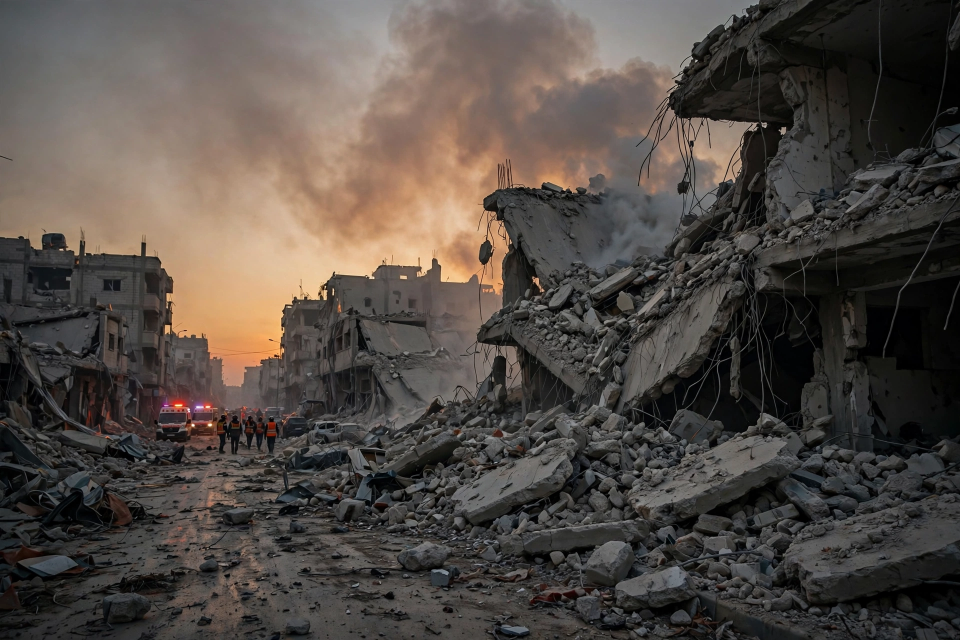
#> input picture panels/gaza.webp, 1920 x 1280 px (shown at 1/2 size)
$ python build_image.py
#> lines starting #> are read from the running program, lines starting #| are printed output that depends on the picture
#!/usr/bin/env python3
"""Compose the 24 November 2026 one-image front page.

Reads the five text-free panel pictures from ``panels/`` next to this file,
lays them out as a newspaper front page (masthead, two wide stories on top,
three stories below, source line at the bottom) and writes ``entry.png``
beside this file.

Run it from anywhere; it always resolves paths relative to this file.
Re-running it reproduces the same picture.
"""

from __future__ import annotations

import os
from pathlib import Path

from PIL import Image, ImageDraw, ImageFont

HERE = Path(__file__).resolve().parent
PANELS_DIR = HERE / "panels"
OUT_PATH = HERE / "entry.png"

DEJAVU = "/usr/share/fonts/truetype/dejavu"
BOLD_FACE = os.path.join(DEJAVU, "DejaVuSans-Bold.ttf")
PLAIN_FACE = os.path.join(DEJAVU, "DejaVuSans.ttf")

# --- page furniture -------------------------------------------------------
PAGE = 1024                 # square page, pixels
EDGE = 12                   # cream border around everything
PHOTO_H = 233               # height of every picture strip
CAPTION_H = 167             # height of every navy text block
TEXT_PAD = 18               # text inset inside a caption block
# A line whose ink runs a hair past the text box is still fine: the side
# bearings of the face eat a few pixels, so the fit check below allows
# this much slack before it starts shrinking type.
BEARING_SLACK = 6

PAPER = (245, 241, 230)     # warm off-white page background
TOP_NAVY = (14, 34, 51)     # masthead band
CARD_NAVY = (18, 40, 61)    # story caption blocks
RULE_RED = (178, 34, 34)    # thin rule under the masthead
GOLD = (232, 182, 76)       # kickers and the small masthead line
WHITE = (255, 255, 255)
FOOT_GREY = (60, 60, 60)

DATE_LINE = "TUESDAY, 24 NOVEMBER 2026"
PAPER_NAME = "THE WORLD IN ONE IMAGE"
PAPER_SUB = "FIVE STORIES FROM AROUND THE WORLD"
SOURCE_LINE = "Sources: Reuters · SCMP · AP · ICBL · CNA — 24 November 2026"

# (picture file, focus point, kicker, headline lines, blurb lines)
# The focus point is where the crop window sits inside the source picture,
# as a fraction of the spare room: 0.5 is dead centre. Gaza is framed low
# to keep the street and the walking group; the rest sit near the middle.
TOP_STORIES = [
    (
        "gaza.webp",
        (0.5, 0.717),
        "MIDDLE EAST · GAZA",
        ["HAMAS SECURITY CHIEF", "KILLED IN GAZA STRIKE"],
        ["Naeem Abu Nahal among at least six killed,", "medics say"],
    ),
    (
        "zaporizhzhia.webp",
        (0.5, 0.501),
        "RUSSIA · UKRAINE",
        ["DEADLY OVERNIGHT STRIKE", "HITS ZAPORIZHZHIA"],
        ["2 killed, 40 wounded, incl. 4 children, in", "apartment hit"],
    ),
]
BOTTOM_STORIES = [
    (
        "nepal.webp",
        (0.474, 0.5),
        "SOUTH ASIA",
        ["INDIA GIVES NEPAL", "$1.62BN FLOOD AID"],
        ["Biggest aid package ever for", "Nepal after August floods"],
    ),
    (
        "landmines.webp",
        (0.481, 0.5),
        "HUMANITARIAN",
        ["LANDMINE TOLL", "HITS FIVE-YEAR HIGH"],
        ["6,929 killed or hurt in 2025;", "Myanmar worst, then Syria"],
    ),
    (
        "nvidia.webp",
        (0.481, 0.5),
        "TECH",
        ["NVIDIA BRINGS BACK", "JENSEN HUANG"],
        ["CEO reinstated less than two", "weeks after resigning"],
    ),
]

# Column x positions, measured off the finished page.
TOP_X = (12, 518)
TOP_W = 494
BOTTOM_X = (12, 349, 687)
BOTTOM_W = 325

# Cap-top y positions inside each caption block, relative to the block top.
# (kicker, first headline line, first blurb line). The gaps between a
# block's own lines grow with the type that was actually fitted: a headline
# line sits its size + 6 below the previous one, a blurb line size + 5.
TOP_TEXT = (15, 44, 111)
BOTTOM_TEXT = (15, 43, 115)


class TypeDrawer:
    """Hands out fonts and draws lines aligned by their ink top.

    Pillow draws from the ascender box, which sits a little above the cap
    height, so every helper here lines text up by the top of its actual
    ink instead. That keeps cap-tops exactly where the layout says they go,
    whatever the face's ascent is.
    """

    def __init__(self, canvas: ImageDraw.ImageDraw) -> None:
        self.canvas = canvas
        self._cache: dict[tuple[str, int], ImageFont.FreeTypeFont] = {}

    def font(self, face: str, size: int) -> ImageFont.FreeTypeFont:
        key = (face, size)
        if key not in self._cache:
            self._cache[key] = ImageFont.truetype(face, size)
        return self._cache[key]

    def ink_box(self, text: str, face: str, size: int) -> tuple[int, int, int, int]:
        return self.canvas.textbbox(
            (0, 0), text, font=self.font(face, size), anchor="la"
        )

    def ink_width(self, text: str, face: str, size: int) -> int:
        box = self.ink_box(text, face, size)
        return box[2] - box[0]

    def draw_at_ink_top(
        self, x: int, cap_top: int, text: str, face: str, size: int, fill: tuple[int, int, int]
    ) -> None:
        """Draw ``text`` so its left ink edge is ``x`` and its cap top is ``cap_top``."""
        box = self.ink_box(text, face, size)
        self.canvas.text(
            (x - box[0], cap_top - box[1]),
            text,
            font=self.font(face, size),
            fill=fill,
            anchor="la",
        )

    def draw_right_aligned(
        self, right: int, cap_top: int, text: str, face: str, size: int, fill: tuple[int, int, int]
    ) -> None:
        """Draw ``text`` so its right ink edge lands on ``right``."""
        box = self.ink_box(text, face, size)
        self.canvas.text(
            (right - box[2], cap_top - box[1]),
            text,
            font=self.font(face, size),
            fill=fill,
            anchor="la",
        )
#> in paint_card, shot is the input picture: PIL image 1920x1280 RGB; mean R, G, B 82.2, 74.5, 68.8

    def draw_centred(
        self, centre: int, cap_top: int, text: str, face: str, size: int, fill: tuple[int, int, int]
    ) -> None:
        """Draw ``text`` centred on ``centre`` by its ink width."""
        box = self.ink_box(text, face, size)
        width = box[2] - box[0]
        self.canvas.text(
            (centre - width // 2 - box[0], cap_top - box[1]),
            text,
            font=self.font(face, size),
            fill=fill,
            anchor="la",
        )


def shrink_until_fits(
    typer: TypeDrawer,
    lines: list[str],
    face: str,
    start_size: int,
    max_width: int,
    floor_size: int = 12,
) -> int:
    """Largest size at which every line's ink fits inside ``max_width``.

    Steps down one point at a time from ``start_size``. Never goes below
    ``floor_size``; a line that still overflows there is drawn anyway rather
    than crashing the build, so a long headline can never silently vanish.
    """
    size = start_size
    while size > floor_size and any(
        typer.ink_width(line, face, size) > max_width for line in lines
    ):
        size -= 1
    return size


def cover_crop(
    picture: Image.Image, width: int, height: int, focus: tuple[float, float]
) -> Image.Image:
    """Crop ``picture`` to the ``width`` x ``height`` aspect around ``focus``.

    ``focus`` is (horizontal, vertical), each 0..1 across the spare room
    left after the crop; 0.5 in both directions is a dead-centre crop.
    """
#> called with width = 494, height = 233, focus = (0.5, 0.717)
    target = width / height
    src_w, src_h = picture.size
#> src_w = 1920; src_h = 1280
    if src_w / src_h > target:
        # Too wide: trim the sides, keep the full height.
        keep_w = int(src_h * target)
        left = round((src_w - keep_w) * focus[0])
        picture = picture.crop((left, 0, left + keep_w, src_h))
    else:
        # Too tall: trim top and bottom, keep the full width.
        keep_h = int(src_w / target)
#> keep_h = 905
        top = round((src_h - keep_h) * focus[1])
#> top = 269
        picture = picture.crop((0, top, src_w, top + keep_h))
    return picture.resize((width, height), Image.LANCZOS)
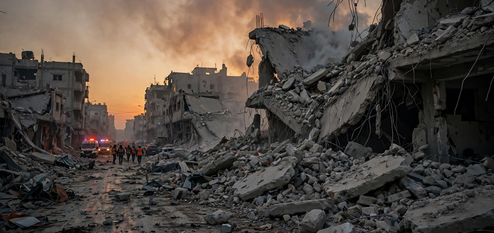
#> returned value: PIL image 494x233 RGB; mean R, G, B 80, 71.6, 65.1


def paint_masthead(page: Image.Image, typer: TypeDrawer) -> None:
    draw = ImageDraw.Draw(page)
    draw.rectangle([EDGE, EDGE, PAGE - EDGE, EDGE + 111], fill=TOP_NAVY)
    draw.rectangle([EDGE, EDGE + 112, PAGE - EDGE, EDGE + 118], fill=RULE_RED)
    typer.draw_at_ink_top(EDGE + 25, EDGE + 15, PAPER_NAME, BOLD_FACE, 22, GOLD)
    typer.draw_right_aligned(
        PAGE - EDGE - 27, EDGE + 19, PAPER_SUB, PLAIN_FACE, 21, WHITE
    )
    typer.draw_at_ink_top(EDGE + 25, EDGE + 44, DATE_LINE, BOLD_FACE, 56, WHITE)


def paint_card(
    page: Image.Image,
    typer: TypeDrawer,
    story: tuple[str, tuple[float, float], str, list[str], list[str]],
    x: int,
    photo_y: int,
    width: int,
    text_spec: tuple[int, int, int],
    headline_size: int,
    blurb_size: int,
) -> None:
    """One picture plus its navy caption block underneath."""
    picture_file, focus, kicker, headline, blurb = story
    caption_y = photo_y + PHOTO_H

    with Image.open(PANELS_DIR / picture_file) as shot:
        page.paste(
            cover_crop(shot.convert("RGB"), width, PHOTO_H, focus), (x, photo_y)
        )

    draw = ImageDraw.Draw(page)
    # A one-pixel white mat shows around the navy block on every side:
    # white slab first, navy slab inset by one pixel on top of it.
    draw.rectangle(
        [x, caption_y - 1, x + width, caption_y + CAPTION_H], fill=WHITE
    )
    draw.rectangle(
        [x + 1, caption_y, x + width - 1, caption_y + CAPTION_H - 1], fill=CARD_NAVY
    )

    text_x = x + TEXT_PAD
    inner_w = width - 2 * TEXT_PAD + BEARING_SLACK
    kick_top, head_top, blurb_top = text_spec

    kicker_size = shrink_until_fits(typer, [kicker], BOLD_FACE, 19, inner_w)
    typer.draw_at_ink_top(
        text_x, caption_y + kick_top, kicker, BOLD_FACE, kicker_size, GOLD
    )

    head_size = shrink_until_fits(typer, headline, BOLD_FACE, headline_size, inner_w)
    head_step = head_size + 6
    for i, line in enumerate(headline):
        typer.draw_at_ink_top(
            text_x,
            caption_y + head_top + i * head_step,
            line,
            BOLD_FACE,
            head_size,
            WHITE,
        )

    blurb_size = shrink_until_fits(typer, blurb, PLAIN_FACE, blurb_size, inner_w)
    blurb_step = blurb_size + 5
    for i, line in enumerate(blurb):
        typer.draw_at_ink_top(
            text_x,
            caption_y + blurb_top + i * blurb_step,
            line,
            PLAIN_FACE,
            blurb_size,
            WHITE,
        )


def build_page() -> Image.Image:
    page = Image.new("RGB", (PAGE, PAGE), PAPER)
    typer = TypeDrawer(ImageDraw.Draw(page))

    paint_masthead(page, typer)

    photo_top = EDGE + 130
    for story, x in zip(TOP_STORIES, TOP_X):
        paint_card(page, typer, story, x, photo_top, TOP_W, TOP_TEXT, 33, 21)
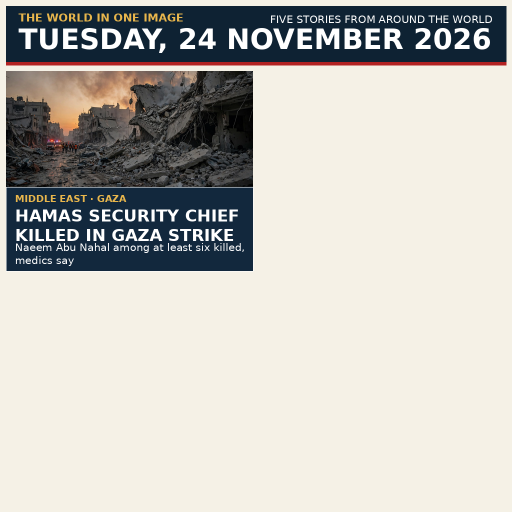
#> page: PIL image 1024x1024 RGB (shown at 1/2 size); mean R, G, B 192.3, 190.6, 184.6
#> pass 2 of the loop in build_page, `for story, x in zip(TOP_STORIES, TOP_X):`:
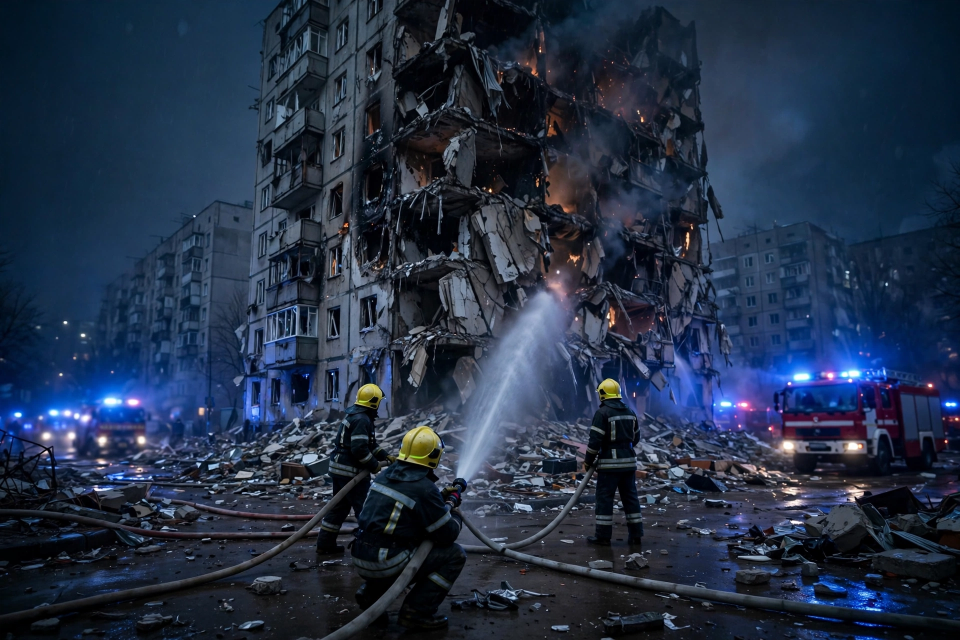
#> input picture panels/zaporizhzhia.webp, 1920 x 1280 px (shown at 1/2 size)
#> in paint_card, shot is the input picture: PIL image 1920x1280 RGB; mean R, G, B 35, 48.3, 70.1

    photo_bottom = photo_top + PHOTO_H + CAPTION_H + 12
    for story, x in zip(BOTTOM_STORIES, BOTTOM_X):
        paint_card(page, typer, story, x, photo_bottom, BOTTOM_W, BOTTOM_TEXT, 26, 19)
#> call 3 of paint_card, with x = 12, photo_y = 554, width = 325, text_spec = (15, 43, 115), headline_size = 26, blurb_size = 19
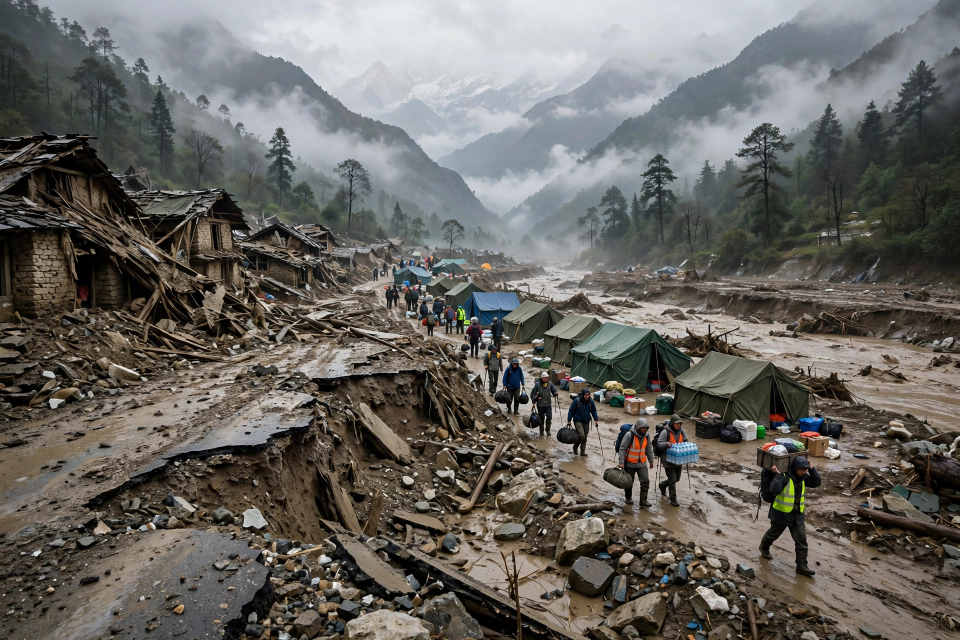
#> input picture panels/nepal.webp, 1920 x 1280 px (shown at 1/2 size)
#> in paint_card, shot is the input picture: PIL image 1920x1280 RGB; mean R, G, B 104.4, 101.9, 97.2
#> call 3 of cover_crop, with width = 325, height = 233, focus = (0.474, 0.5)
#> in cover_crop (call 3), `picture = picture.crop((left, 0, left + keep_w, src_h))`:
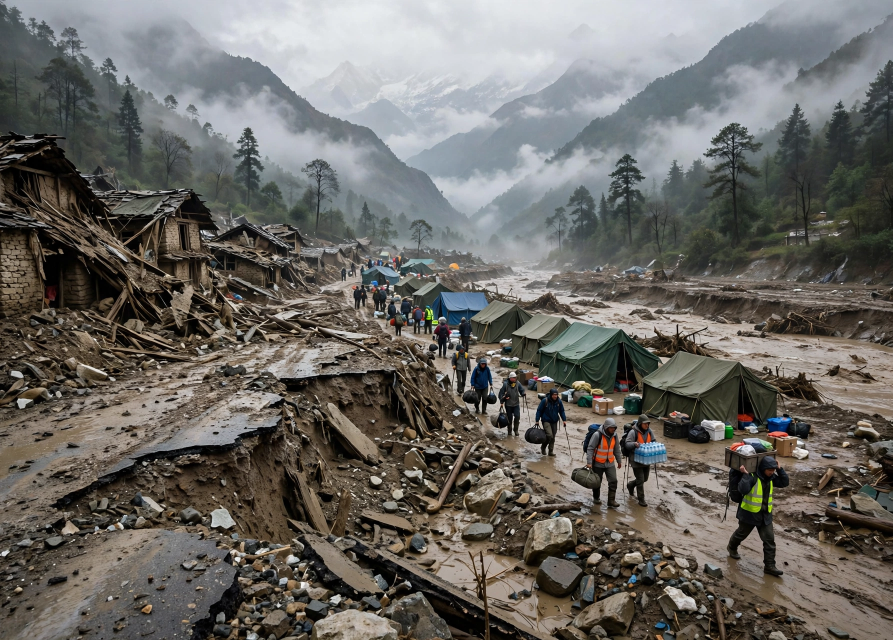
#> picture: PIL image 1785x1280 RGB (shown at 1/2 size); mean R, G, B 107.2, 104.8, 100.2
#> in cover_crop (call 3), `return picture.resize((width, height), Image.LANCZOS)`:
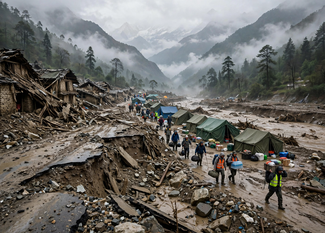
#> returned value: PIL image 325x233 RGB; mean R, G, B 107.3, 104.9, 100.3
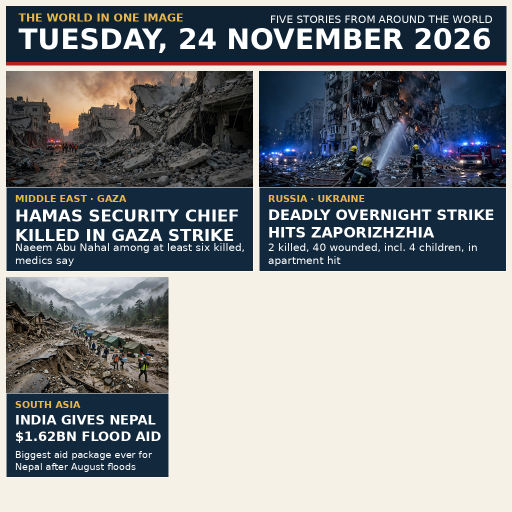
#> page: PIL image 1024x1024 RGB (shown at 1/2 size); mean R, G, B 134.8, 138.1, 140.2
#> pass 2 of the loop in build_page, `for story, x in zip(BOTTOM_STORIES, BOTTOM_X):`:
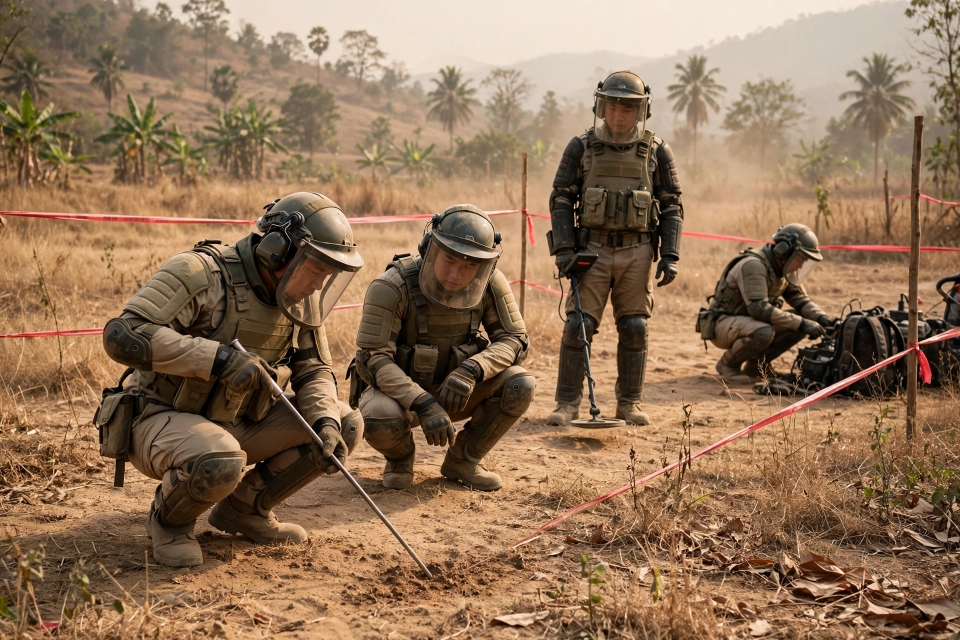
#> input picture panels/landmines.webp, 1920 x 1280 px (shown at 1/2 size)
#> in paint_card, shot is the input picture: PIL image 1920x1280 RGB; mean R, G, B 144.7, 115.3, 88
#> in build_page, `paint_card(page, typer, story, x, photo_bottom, BOTTOM_W, BOTTOM_TEXT,..`:
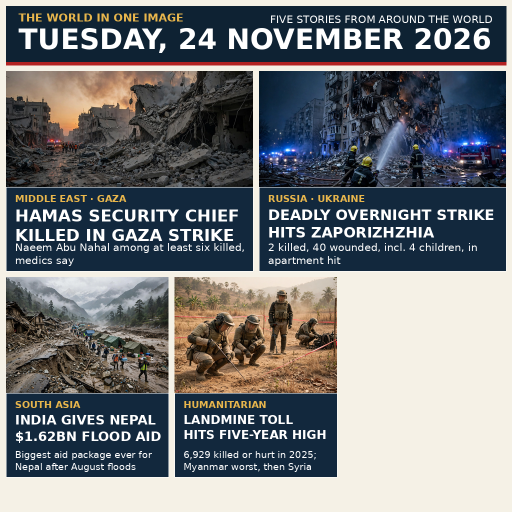
#> page: PIL image 1024x1024 RGB (shown at 1/2 size); mean R, G, B 117.6, 120.2, 122.5
#> pass 3 of the loop in build_page, `for story, x in zip(BOTTOM_STORIES, BOTTOM_X):`:
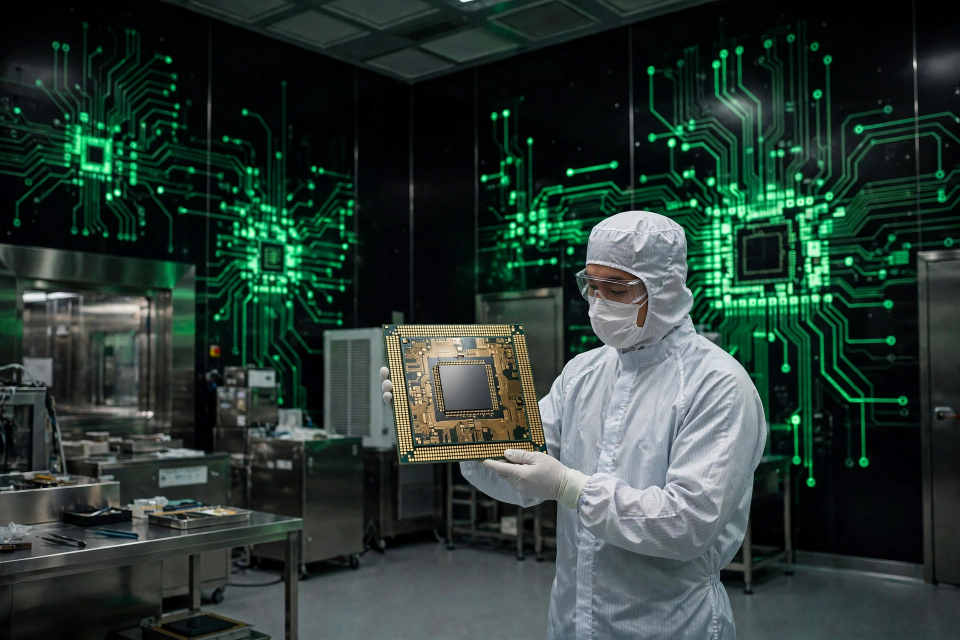
#> input picture panels/nvidia.webp, 1920 x 1280 px (shown at 1/2 size)
#> in paint_card, shot is the input picture: PIL image 1920x1280 RGB; mean R, G, B 42, 58.5, 52
#> in cover_crop (call 5), `return picture.resize((width, height), Image.LANCZOS)`:
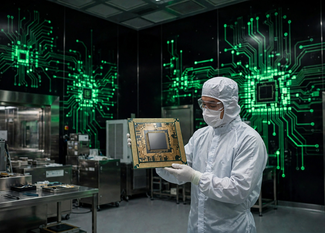
#> returned value: PIL image 325x233 RGB; mean R, G, B 43, 60, 53.3
#> in build_page, `paint_card(page, typer, story, x, photo_bottom, BOTTOM_W, BOTTOM_TEXT,..`:
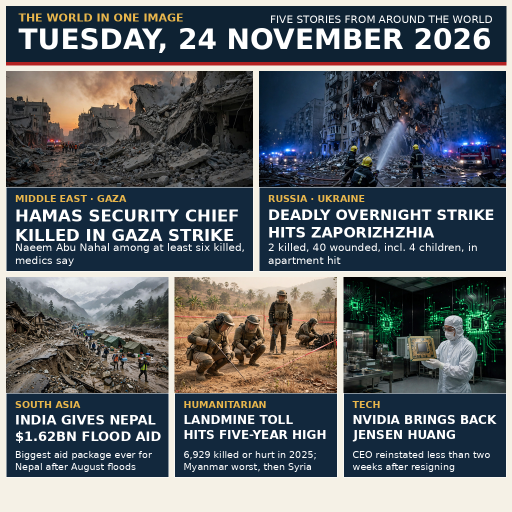
#> page: PIL image 1024x1024 RGB (shown at 1/2 size); mean R, G, B 92.9, 98.2, 102.3

    foot_size = shrink_until_fits(
        typer, [SOURCE_LINE], PLAIN_FACE, 17, PAGE - 2 * EDGE
    )
#> foot_size = 17
    typer.draw_centred(PAGE // 2, PAGE - 39, SOURCE_LINE, PLAIN_FACE, foot_size, FOOT_GREY)
#> in draw_centred, `box = self.ink_box(text, face, size)`: box = (0, 3, 544, 16)
#> in draw_centred, `width = box[2] - box[0]`: width = 544
    return page


def main() -> None:
    build_page().save(OUT_PATH)
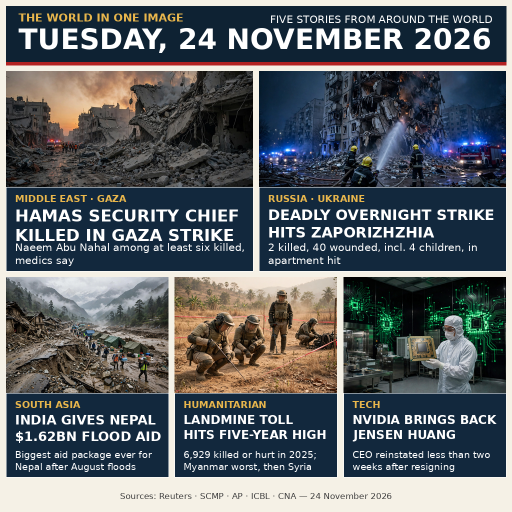
#> saved as entry.png: PIL image 1024x1024 RGB (shown at 1/2 size); mean R, G, B 92.6, 97.9, 102
    print(f"wrote {OUT_PATH} ({OUT_PATH.stat().st_size} bytes)")


if __name__ == "__main__":
    main()
